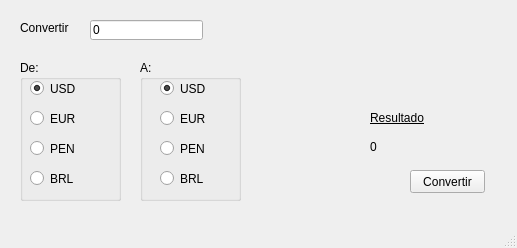
<?xml version="1.0" encoding="UTF-8"?>
<ui version="4.0">
 <class>TipoDeCambio</class>
 <widget class="QMainWindow" name="TipoDeCambio">
  <property name="geometry">
   <rect>
    <x>0</x>
    <y>0</y>
    <width>517</width>
    <height>248</height>
   </rect>
  </property>
  <property name="windowTitle">
   <string>Tipo de cambio</string>
  </property>
  <widget class="QWidget" name="centralwidget">
   <widget class="QLabel" name="lblConvertir">
    <property name="geometry">
     <rect>
      <x>20</x>
      <y>20</y>
      <width>61</width>
      <height>16</height>
     </rect>
    </property>
    <property name="text">
     <string>Convertir</string>
    </property>
   </widget>
   <widget class="QLineEdit" name="leImporte">
    <property name="geometry">
     <rect>
      <x>90</x>
      <y>20</y>
      <width>113</width>
      <height>20</height>
     </rect>
    </property>
    <property name="text">
     <string>0</string>
    </property>
   </widget>
   <widget class="QGroupBox" name="gbDe">
    <property name="geometry">
     <rect>
      <x>20</x>
      <y>60</y>
      <width>101</width>
      <height>141</height>
     </rect>
    </property>
    <property name="title">
     <string>De:</string>
    </property>
    <widget class="QRadioButton" name="rbDeUSD">
     <property name="geometry">
      <rect>
       <x>10</x>
       <y>20</y>
       <width>82</width>
       <height>17</height>
      </rect>
     </property>
     <property name="text">
      <string>USD</string>
     </property>
     <property name="checked">
      <bool>true</bool>
     </property>
    </widget>
    <widget class="QRadioButton" name="rbDeEUR">
     <property name="geometry">
      <rect>
       <x>10</x>
       <y>50</y>
       <width>82</width>
       <height>17</height>
      </rect>
     </property>
     <property name="text">
      <string>EUR</string>
     </property>
    </widget>
    <widget class="QRadioButton" name="rbDePEN">
     <property name="geometry">
      <rect>
       <x>10</x>
       <y>80</y>
       <width>82</width>
       <height>17</height>
      </rect>
     </property>
     <property name="text">
      <string>PEN</string>
     </property>
    </widget>
    <widget class="QRadioButton" name="rbDeBRL">
     <property name="geometry">
      <rect>
       <x>10</x>
       <y>110</y>
       <width>82</width>
       <height>17</height>
      </rect>
     </property>
     <property name="text">
      <string>BRL</string>
     </property>
    </widget>
   </widget>
   <widget class="QGroupBox" name="gbA">
    <property name="geometry">
     <rect>
      <x>140</x>
      <y>60</y>
      <width>101</width>
      <height>141</height>
     </rect>
    </property>
    <property name="title">
     <string>A:</string>
    </property>
    <widget class="QRadioButton" name="rbAUSD">
     <property name="geometry">
      <rect>
       <x>20</x>
       <y>20</y>
       <width>82</width>
       <height>17</height>
      </rect>
     </property>
     <property name="text">
      <string>USD</string>
     </property>
     <property name="checked">
      <bool>true</bool>
     </property>
    </widget>
    <widget class="QRadioButton" name="rbAEUR">
     <property name="geometry">
      <rect>
       <x>20</x>
       <y>50</y>
       <width>82</width>
       <height>17</height>
      </rect>
     </property>
     <property name="text">
      <string>EUR</string>
     </property>
    </widget>
    <widget class="QRadioButton" name="rbAPEN">
     <property name="geometry">
      <rect>
       <x>20</x>
       <y>80</y>
       <width>82</width>
       <height>17</height>
      </rect>
     </property>
     <property name="text">
      <string>PEN</string>
     </property>
    </widget>
    <widget class="QRadioButton" name="rbABRL">
     <property name="geometry">
      <rect>
       <x>20</x>
       <y>110</y>
       <width>82</width>
       <height>17</height>
      </rect>
     </property>
     <property name="text">
      <string>BRL</string>
     </property>
    </widget>
   </widget>
   <widget class="QLabel" name="lblResultado">
    <property name="geometry">
     <rect>
      <x>370</x>
      <y>110</y>
      <width>61</width>
      <height>16</height>
     </rect>
    </property>
    <property name="font">
     <font>
      <underline>true</underline>
     </font>
    </property>
    <property name="text">
     <string>Resultado</string>
    </property>
   </widget>
   <widget class="QLabel" name="lblCambio">
    <property name="geometry">
     <rect>
      <x>370</x>
      <y>140</y>
      <width>47</width>
      <height>13</height>
     </rect>
    </property>
    <property name="text">
     <string>0</string>
    </property>
   </widget>
   <widget class="QPushButton" name="pbTipoCambio">
    <property name="geometry">
     <rect>
      <x>410</x>
      <y>170</y>
      <width>75</width>
      <height>23</height>
     </rect>
    </property>
    <property name="text">
     <string>Convertir</string>
    </property>
   </widget>
  </widget>
  <widget class="QMenuBar" name="menubar">
   <property name="geometry">
    <rect>
     <x>0</x>
     <y>0</y>
     <width>517</width>
     <height>21</height>
    </rect>
   </property>
  </widget>
  <widget class="QStatusBar" name="statusbar"/>
 </widget>
 <resources/>
 <connections/>
</ui>
